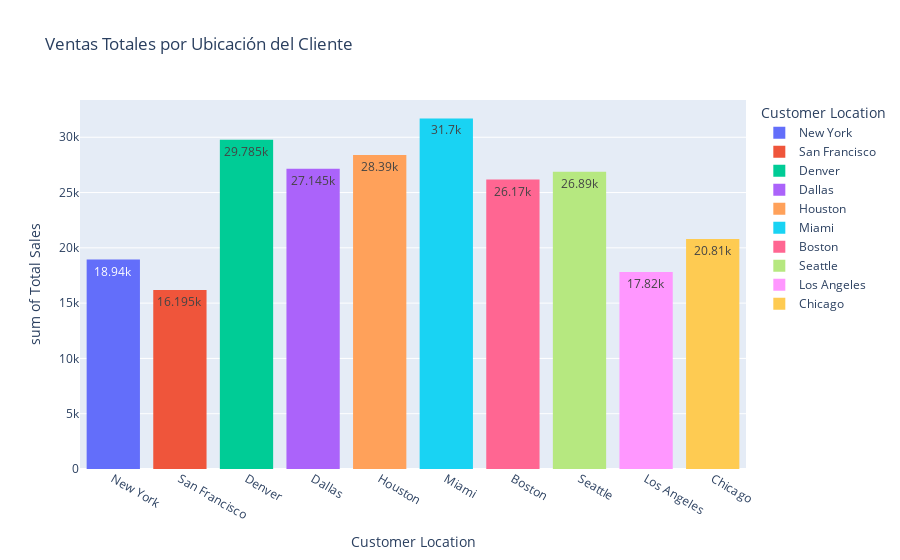

This figure's notebook cell:
### Code cell
## Ventas totales por ubicacion del cliente
fig = px.histogram(df, x='Customer Location', color='Customer Location', y='Total Sales',
                    title='Ventas Totales por Ubicación del Cliente', text_auto=True, 
                    color_discrete_sequence=px.colors.qualitative.Plotly)
fig.show()

### Figure 1 — Plotly figure (JSON) as saved in the notebook; plotly's stock layout.template omitted (floating-point values rounded to 4 significant figures)
{"data": [{"bingroup": "x", "histfunc": "sum", "hovertemplate": "Customer Location=%{x}<br>sum of Total Sales=%{y}<extra></extra>", "legendgroup": "New York", "marker": {"color": "#636EFA", "pattern": {"shape": ""}}, "name": "New York", "orientation": "v", "showlegend": true, "texttemplate": "%{value}", "type": "histogram", "x": ["New York", "New York", "New York", "New York", "New York", "New York", "New York", "New York", "New York", "New York", "New York", "New York", "New York", "New York", "New York", "New York", "New York", "New York", "New York", "New York", "New York", "New York", "New York", "New York", "New York", "New York"], "xaxis": "x", "y": [180, 450, 20, 20, 15, 100, 300, 3600, 1200, 300, 600, 450, 200, 20, 200, 800, 180, 15, 200, 2400, 2400, 2400, 400, 40, 2000, 450], "yaxis": "y"}, {"bingroup": "x", "histfunc": "sum", "hovertemplate": "Customer Location=%{x}<br>sum of Total Sales=%{y}<extra></extra>", "legendgroup": "San Francisco", "marker": {"color": "#EF553B", "pattern": {"shape": ""}}, "name": "San Francisco", "orientation": "v", "showlegend": true, "texttemplate": "%{value}", "type": "histogram", "x": ["San Francisco", "San Francisco", "San Francisco", "San Francisco", "San Francisco", "San Francisco", "San Francisco", "San Francisco", "San Francisco", "San Francisco", "San Francisco", "San Francisco", "San Francisco", "San Francisco", "San Francisco", "San Francisco", "San Francisco", "San Francisco", "San Francisco"], "xaxis": "x", "y": [400, 500, 1600, 1600, 2400, 4000, 45, 240, 75, 2400, 450, 750, 800, 75, 160, 60, 60, 180, 400], "yaxis": "y"}, {"bingroup": "x", "histfunc": "sum", "hovertemplate": "Customer Location=%{x}<br>sum of Total Sales=%{y}<extra></extra>", "legendgroup": "Denver", "marker": {"color": "#00CC96", "pattern": {"shape": ""}}, "name": "Denver", "orientation": "v", "showlegend": true, "texttemplate": "%{value}", "type": "histogram", "x": ["Denver", "Denver", "Denver", "Denver", "Denver", "Denver", "Denver", "Denver", "Denver", "Denver", "Denver", "Denver", "Denver", "Denver", "Denver", "Denver", "Denver", "Denver", "Denver", "Denver", "Denver", "Denver", "Denver", "Denver", "Denver", "Denver"], "xaxis": "x", "y": [120, 500, 2400, 80, 100, 4800, 300, 750, 120, 6000, 75, 4000, 500, 1600, 200, 1500, 1800, 2400, 100, 1500, 120, 450, 80, 100, 150, 40], "yaxis": "y"}, {"bingroup": "x", "histfunc": "sum", "hovertemplate": "Customer Location=%{x}<br>sum of Total Sales=%{y}<extra></extra>", "legendgroup": "Dallas", "marker": {"color": "#AB63FA", "pattern": {"shape": ""}}, "name": "Dallas", "orientation": "v", "showlegend": true, "texttemplate": "%{value}", "type": "histogram", "x": ["Dallas", "Dallas", "Dallas", "Dallas", "Dallas", "Dallas", "Dallas", "Dallas", "Dallas", "Dallas", "Dallas", "Dallas", "Dallas", "Dallas", "Dallas", "Dallas", "Dallas", "Dallas", "Dallas", "Dallas", "Dallas", "Dallas", "Dallas", "Dallas", "Dallas", "Dallas", "Dallas", "Dallas", "Dallas"], "xaxis": "x", "y": [180, 20, 160, 3600, 1800, 80, 300, 300, 75, 4800, 600, 750, 200, 120, 2500, 1200, 500, 60, 300, 2400, 300, 40, 20, 300, 1500, 3600, 200, 1200, 40], "yaxis": "y"}, {"bingroup": "x", "histfunc": "sum", "hovertemplate": "Customer Location=%{x}<br>sum of Total Sales=%{y}<extra></extra>", "legendgroup": "Houston", "marker": {"color": "#FFA15A", "pattern": {"shape": ""}}, "name": "Houston", "orientation": "v", "showlegend": true, "texttemplate": "%{value}", "type": "histogram", "x": ["Houston", "Houston", "Houston", "Houston", "Houston", "Houston", "Houston", "Houston", "Houston", "Houston", "Houston", "Houston", "Houston", "Houston", "Houston", "Houston", "Houston", "Houston", "Houston", "Houston", "Houston", "Houston", "Houston", "Houston", "Houston", "Houston", "Houston", "Houston", "Houston", "Houston", "Houston", "Houston"], "xaxis": "x", "y": [600, 180, 4800, 15, 500, 150, 120, 15, 100, 2400, 200, 2400, 2500, 750, 3200, 60, 60, 500, 120, 2400, 300, 2400, 60, 200, 80, 750, 60, 300, 300, 750, 120, 2000], "yaxis": "y"}, {"bingroup": "x", "histfunc": "sum", "hovertemplate": "Customer Location=%{x}<br>sum of Total Sales=%{y}<extra></extra>", "legendgroup": "Miami", "marker": {"color": "#19D3F3", "pattern": {"shape": ""}}, "name": "Miami", "orientation": "v", "showlegend": true, "texttemplate": "%{value}", "type": "histogram", "x": ["Miami", "Miami", "Miami", "Miami", "Miami", "Miami", "Miami", "Miami", "Miami", "Miami", "Miami", "Miami", "Miami", "Miami", "Miami", "Miami", "Miami", "Miami", "Miami", "Miami", "Miami", "Miami", "Miami", "Miami", "Miami", "Miami", "Miami", "Miami", "Miami", "Miami", "Miami"], "xaxis": "x", "y": [500, 1800, 300, 15, 40, 2500, 2500, 300, 300, 200, 180, 2400, 20, 300, 1000, 1500, 600, 2400, 4000, 15, 75, 1000, 300, 3000, 600, 3600, 500, 1200, 500, 15, 40], "yaxis": "y"}, {"bingroup": "x", "histfunc": "sum", "hovertemplate": "Customer Location=%{x}<br>sum of Total Sales=%{y}<extra></extra>", "legendgroup": "Boston", "marker": {"color": "#FF6692", "pattern": {"shape": ""}}, "name": "Boston", "orientation": "v", "showlegend": true, "texttemplate": "%{value}", "type": "histogram", "x": ["Boston", "Boston", "Boston", "Boston", "Boston", "Boston", "Boston", "Boston", "Boston", "Boston", "Boston", "Boston", "Boston", "Boston", "Boston", "Boston", "Boston", "Boston", "Boston", "Boston", "Boston", "Boston", "Boston", "Boston", "Boston", "Boston"], "xaxis": "x", "y": [60, 30, 1200, 600, 2400, 120, 450, 4800, 15, 200, 100, 1000, 1000, 40, 45, 750, 300, 750, 15, 3600, 15, 120, 4000, 60, 2500, 2000], "yaxis": "y"}, {"bingroup": "x", "histfunc": "sum", "hovertemplate": "Customer Location=%{x}<br>sum of Total Sales=%{y}<extra></extra>", "legendgroup": "Seattle", "marker": {"color": "#B6E880", "pattern": {"shape": ""}}, "name": "Seattle", "orientation": "v", "showlegend": true, "texttemplate": "%{value}", "type": "histogram", "x": ["Seattle", "Seattle", "Seattle", "Seattle", "Seattle", "Seattle", "Seattle", "Seattle", "Seattle", "Seattle", "Seattle", "Seattle", "Seattle", "Seattle", "Seattle", "Seattle", "Seattle", "Seattle", "Seattle", "Seattle", "Seattle", "Seattle"], "xaxis": "x", "y": [600, 400, 75, 2000, 150, 1500, 2400, 200, 3000, 15, 300, 150, 4800, 2400, 1200, 40, 600, 160, 500, 3200, 1200, 2000], "yaxis": "y"}, {"bingroup": "x", "histfunc": "sum", "hovertemplate": "Customer Location=%{x}<br>sum of Total Sales=%{y}<extra></extra>", "legendgroup": "Los Angeles", "marker": {"color": "#FF97FF", "pattern": {"shape": ""}}, "name": "Los Angeles", "orientation": "v", "showlegend": true, "texttemplate": "%{value}", "type": "histogram", "x": ["Los Angeles", "Los Angeles", "Los Angeles", "Los Angeles", "Los Angeles", "Los Angeles", "Los Angeles", "Los Angeles", "Los Angeles", "Los Angeles", "Los Angeles", "Los Angeles", "Los Angeles", "Los Angeles", "Los Angeles", "Los Angeles", "Los Angeles"], "xaxis": "x", "y": [1000, 240, 500, 300, 300, 3200, 3200, 750, 80, 400, 2400, 100, 120, 30, 800, 3600, 800], "yaxis": "y"}, {"bingroup": "x", "histfunc": "sum", "hovertemplate": "Customer Location=%{x}<br>sum of Total Sales=%{y}<extra></extra>", "legendgroup": "Chicago", "marker": {"color": "#FECB52", "pattern": {"shape": ""}}, "name": "Chicago", "orientation": "v", "showlegend": true, "texttemplate": "%{value}", "type": "histogram", "x": ["Chicago", "Chicago", "Chicago", "Chicago", "Chicago", "Chicago", "Chicago", "Chicago", "Chicago", "Chicago", "Chicago", "Chicago", "Chicago", "Chicago", "Chicago", "Chicago", "Chicago", "Chicago", "Chicago", "Chicago", "Chicago", "Chicago"], "xaxis": "x", "y": [100, 2400, 300, 2000, 500, 300, 75, 40, 60, 1000, 6000, 80, 1000, 2500, 60, 1000, 300, 1500, 75, 80, 1200, 240], "yaxis": "y"}], "layout": {"barmode": "relative", "legend": {"title": {"text": "Customer Location"}, "tracegroupgap": 0}, "title": {"text": "Ventas Totales por Ubicación del Cliente"}, "xaxis": {"anchor": "y", "categoryarray": ["New York", "San Francisco", "Denver", "Dallas", "Houston", "Miami", "Boston", "Seattle", "Los Angeles", "Chicago"], "categoryorder": "array", "domain": [0, 1], "title": {"text": "Customer Location"}}, "yaxis": {"anchor": "x", "domain": [0, 1], "title": {"text": "sum of Total Sales"}}}}
